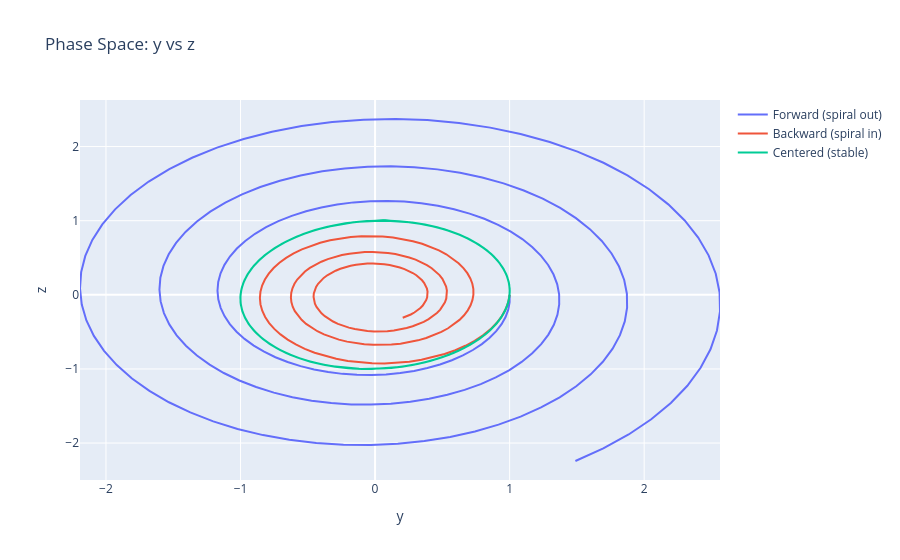

The code cell stored with this chart in its notebook:
### Code cell
# run simulations
yf, zf = stimulate_forward_walk()
yb, zb = stimulate_backward_walk()
yc = stimulate_centered_walk()

# for centered, approximate velocity
zc = [(yc[i] - yc[i-1]) / dt for i in range(1, len(yc))]
yc = yc[1:]  # align sizes


# 🔥 Plot with Plotly
fig = go.Figure()

fig.add_trace(go.Scatter(x=yf, y=zf, mode='lines', name='Forward (spiral out)'))
fig.add_trace(go.Scatter(x=yb, y=zb, mode='lines', name='Backward (spiral in)'))
fig.add_trace(go.Scatter(x=yc, y=zc, mode='lines', name='Centered (stable)'))

fig.update_layout(
    title="Phase Space: y vs z",
    xaxis_title="y",
    yaxis_title="z",
)

fig.show(renderer="vscode")

### Figure 1 — Plotly figure (JSON) as saved in the notebook; plotly's stock layout.template omitted (floating-point values rounded to 4 significant figures; data arrays with more than 128 entries replaced by an {"elided": "..."} marker saying what was removed)
{"data": [{"mode": "lines", "name": "Forward (spiral out)", "type": "scatter", "x": {"elided": "200 float values"}, "y": {"elided": "200 float values"}}, {"mode": "lines", "name": "Backward (spiral in)", "type": "scatter", "x": {"elided": "200 float values"}, "y": {"elided": "200 float values"}}, {"mode": "lines", "name": "Centered (stable)", "type": "scatter", "x": {"elided": "199 float values"}, "y": {"elided": "199 float values"}}], "layout": {"title": {"text": "Phase Space: y vs z"}, "xaxis": {"title": {"text": "y"}}, "yaxis": {"title": {"text": "z"}}}}
